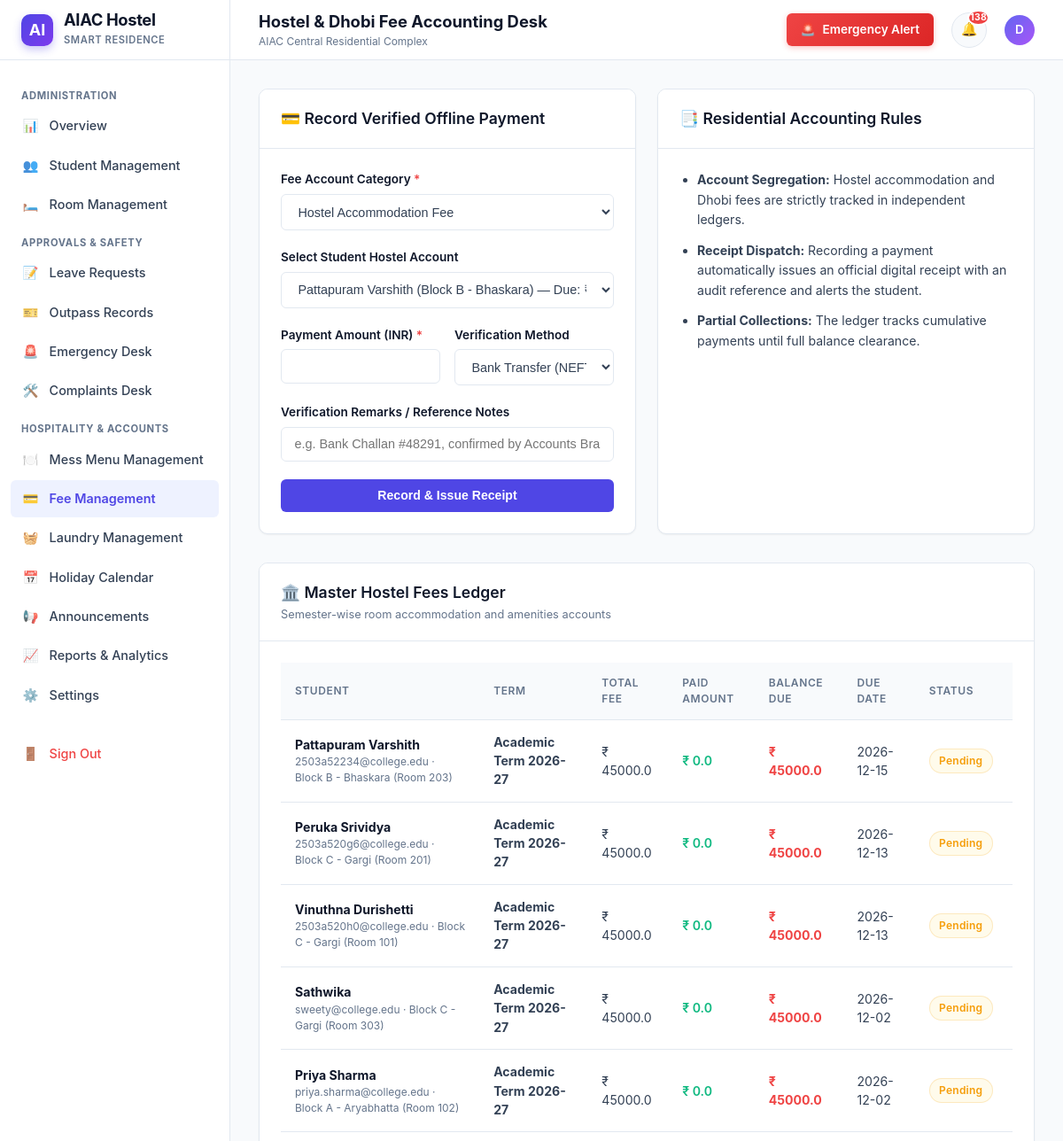
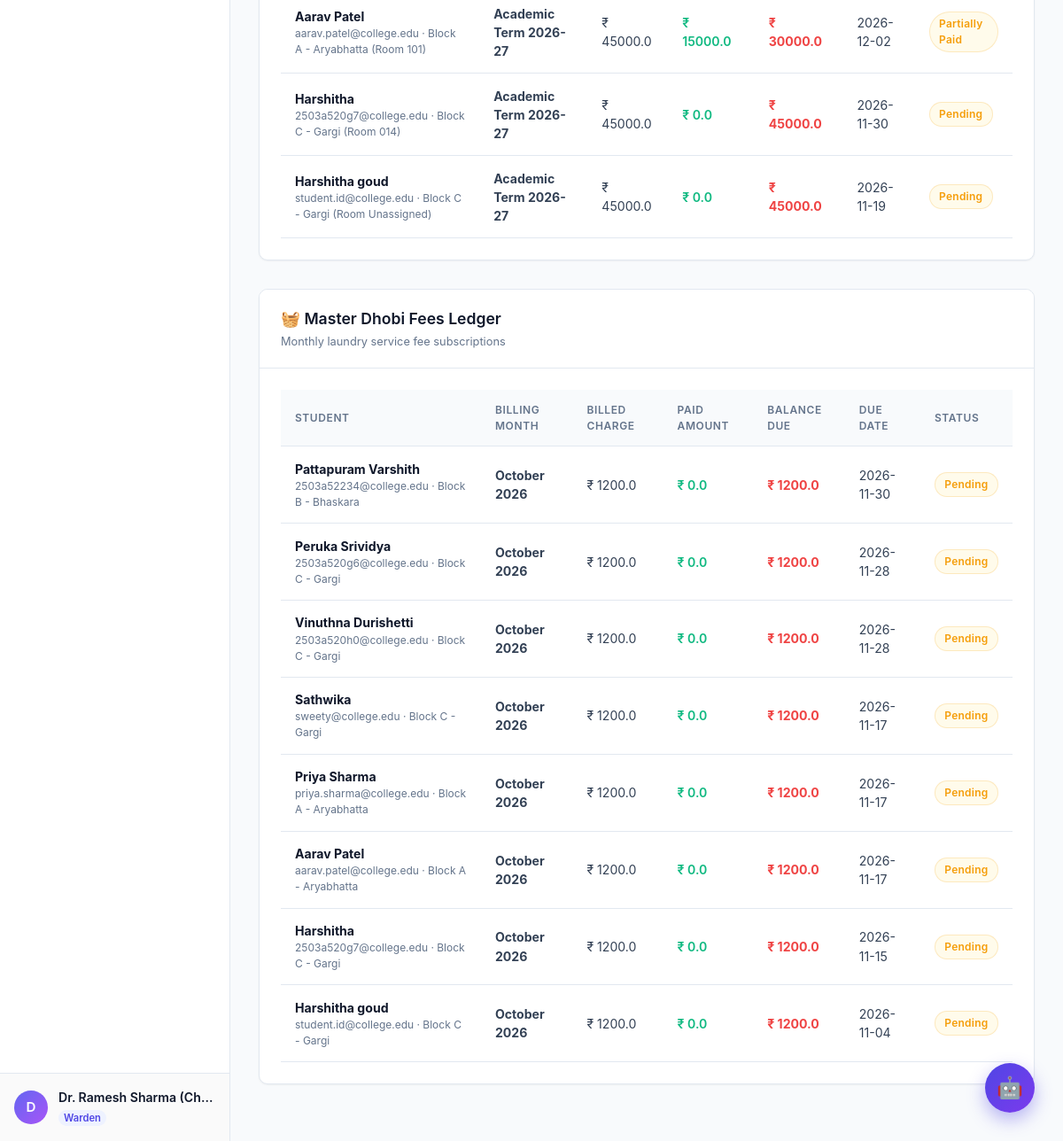
Screenshot of /warden/fees (signed in) with the database file from the repository (2 pictures, top to bottom).
### tables this page shows
CREATE TABLE users (
        id INTEGER PRIMARY KEY AUTOINCREMENT,
        name TEXT NOT NULL,
        email TEXT NOT NULL UNIQUE,
        password_hash TEXT NOT NULL,
        role TEXT NOT NULL DEFAULT 'student',
        hostel_block TEXT,
        academic_year TEXT,
        room_id INTEGER,
        phone TEXT,
        status TEXT DEFAULT 'active',
        created_at TIMESTAMP DEFAULT CURRENT_TIMESTAMP,
        updated_at TIMESTAMP DEFAULT CURRENT_TIMESTAMP, student_id TEXT, department TEXT, guardian_name TEXT, guardian_phone TEXT, room_number TEXT, room_type TEXT,
        FOREIGN KEY (room_id) REFERENCES rooms(id) ON DELETE SET NULL
    );

CREATE TABLE system_settings (
        key TEXT PRIMARY KEY,
        value TEXT NOT NULL,
        description TEXT
    );

CREATE TABLE hostel_fee_records (
        id INTEGER PRIMARY KEY AUTOINCREMENT,
        user_id INTEGER NOT NULL,
        academic_term TEXT NOT NULL,
        total_amount REAL NOT NULL DEFAULT 45000.0,
        amount_paid REAL NOT NULL DEFAULT 0.0,
        due_date DATE NOT NULL,
        status TEXT DEFAULT 'Pending',
        notes TEXT,
        created_at TIMESTAMP DEFAULT CURRENT_TIMESTAMP,
        updated_at TIMESTAMP DEFAULT CURRENT_TIMESTAMP,
        FOREIGN KEY (user_id) REFERENCES users(id) ON DELETE CASCADE
    );

CREATE TABLE rooms (
        id INTEGER PRIMARY KEY AUTOINCREMENT,
        block_id INTEGER NOT NULL,
        room_number TEXT NOT NULL,
        floor INTEGER DEFAULT 1,
        capacity INTEGER NOT NULL DEFAULT 2,
        occupancy INTEGER NOT NULL DEFAULT 0,
        status TEXT DEFAULT 'available',
        notes TEXT,
        created_at TIMESTAMP DEFAULT CURRENT_TIMESTAMP, room_type TEXT DEFAULT 'Double Sharing Standard',
        FOREIGN KEY (block_id) REFERENCES hostel_blocks(id) ON DELETE CASCADE,
        UNIQUE (block_id, room_number)
    );

CREATE TABLE dhobi_fee_records (
        id INTEGER PRIMARY KEY AUTOINCREMENT,
        user_id INTEGER NOT NULL,
        month_year TEXT NOT NULL,
        total_amount REAL NOT NULL DEFAULT 1200.0,
        amount_paid REAL NOT NULL DEFAULT 0.0,
        due_date DATE NOT NULL,
        status TEXT DEFAULT 'Pending',
        notes TEXT,
        created_at TIMESTAMP DEFAULT CURRENT_TIMESTAMP,
        updated_at TIMESTAMP DEFAULT CURRENT_TIMESTAMP,
        FOREIGN KEY (user_id) REFERENCES users(id) ON DELETE CASCADE
    );

### app.py (the view, shortened to what this page needs)
@app.route('/warden/fees', methods=['GET', 'POST'])
@login_required
@warden_required
def warden_fees():
    conn = database.get_db()
    hostel_records = conn.execute('''
        SELECT f.*, u.name as student_name, u.email as student_email, u.hostel_block, r.room_number
        FROM hostel_fee_records f
        JOIN users u ON f.user_id = u.id
        LEFT JOIN rooms r ON u.room_id = r.id
        ORDER BY f.created_at DESC
    ''').fetchall()
    dhobi_records = conn.execute('''
        SELECT d.*, u.name as student_name, u.email as student_email, u.hostel_block
        FROM dhobi_fee_records d
        JOIN users u ON d.user_id = u.id
        ORDER BY d.created_at DESC
    ''').fetchall()
    conn.close()
    return render_template('warden_fees.html', hostel_records=hostel_records, dhobi_records=dhobi_records)

### templates/warden_fees.html (shortened to what this page needs)
{% extends "base.html" %}
{% block page_title %}Hostel & Dhobi Fee Accounting Desk{% endblock %}
{% block content %}
<div style="display: grid; grid-template-columns: repeat(auto-fit, minmax(340px, 1fr)); gap: 1.5rem; margin-bottom: 2rem;">
  <div class="content-card" style="margin-bottom: 0;">
    <div class="card-header-bar">
      <h3>💳 Record Verified Offline Payment</h3>
    </div>
    <div class="card-body">
      <form action="{{ url_for('warden_fees') }}" method="POST">
        <div class="form-group">
          <label class="form-label" for="fee_type">Fee Account Category <span style="color:var(--danger)">*</span></label>
          <select id="fee_type" name="fee_type" class="form-select" onchange="toggleFeeRecordList()" required>
            <option value="hostel">Hostel Accommodation Fee</option>
          </select>
        </div>
        <div class="form-group" id="hostelRecordGroup">
          <label class="form-label" for="hostel_record_id">Select Student Hostel Account</label>
          <select id="hostel_record_id" name="record_id" class="form-select">
            {% for h in hostel_records %}
              {% set bal = h.total_amount - h.amount_paid %}
              <option value="{{ h.id }}" data-due="{{ bal }}">
                {{ h.student_name }} ({{ h.hostel_block }}) — Due: ₹{{ bal | round(2) }} [{{ h.academic_term }}]
              </option>
            {% endfor %}
          </select>
        </div>
        <div class="form-row">
          <div class="form-group">
            <label class="form-label" for="amount">Payment Amount (INR) <span style="color:var(--danger)">*</span></label>
            <input type="number" id="amount" name="amount" step="0.01" min="1" class="form-control" required>
          </div>
          <div class="form-group">
            <label class="form-label" for="payment_method">Verification Method</label>
            <select id="payment_method" name="payment_method" class="form-select">
              <option value="Bank Transfer (NEFT/RTGS)">Bank Transfer (NEFT/RTGS)</option>
            </select>
          </div>
        </div>
        <div class="form-group">
          <label class="form-label" for="notes">Verification Remarks / Reference Notes</label>
          <input type="text" id="notes" name="notes" class="form-control"
                 placeholder="e.g. Bank Challan #48291, confirmed by Accounts Branch">
        </div>
        <button type="submit" class="btn btn-primary btn-block">
          Record & Issue Receipt
        </button>
      </form>
    </div>
  </div>
  <div class="content-card" style="margin-bottom: 0;">
    <div class="card-header-bar">
      <h3>📑 Residential Accounting Rules</h3>
    </div>
    <div class="card-body" style="font-size: 0.88rem; color: var(--slate-text); line-height: 1.6;">
      <ul style="padding-left: 1.25rem; display: grid; gap: 0.75rem;">
        <li><b>Account Segregation:</b> Hostel accommodation and Dhobi fees are strictly tracked in independent ledgers.</li>
        <li><b>Receipt Dispatch:</b> Recording a payment automatically issues an official digital receipt with an audit reference and alerts the student.</li>
        <li><b>Partial Collections:</b> The ledger tracks cumulative payments until full balance clearance.</li>
      </ul>
    </div>
  </div>
</div>
<div class="content-card">
  <div class="card-header-bar">
    <div>
      <h3>🏛️ Master Hostel Fees Ledger</h3>
      <p>Semester-wise room accommodation and amenities accounts</p>
    </div>
  </div>
  <div class="card-body">
    <div class="table-responsive">
      <table class="modern-table">
        <thead>
          <tr>
            <th>Student</th>
            <th>Term</th>
            <th>Total Fee</th>
            <th>Paid Amount</th>
            <th>Balance Due</th>
            <th>Due Date</th>
            <th>Status</th>
          </tr>
        </thead>
        <tbody>
          {% for h in hostel_records %}
            {% set bal = h.total_amount - h.amount_paid %}
            <tr>
              <td>
                <div style="font-weight: 700; color: var(--dark-navy);">{{ h.student_name }}</div>
                <div style="font-size: 0.75rem; color: var(--muted-text);">{{ h.student_email }} · {{ h.hostel_block }} (Room {{ h.room_number or 'Unassigned' }})</div>
              </td>
              <td><b>{{ h.academic_term }}</b></td>
              <td>₹ {{ h.total_amount | round(2) }}</td>
              <td style="color: var(--success); font-weight: 600;">₹ {{ h.amount_paid | round(2) }}</td>
              <td style="font-weight: 700; color: {{ 'var(--danger)' if bal > 0 else 'var(--muted-text)' }};">
                ₹ {{ bal | round(2) }}
              </td>
              <td>{{ h.due_date }}</td>
              <td>
                <span class="badge badge-{{ 'success' if h.status == 'Paid' else 'warning' }}">
                  {{ h.status }}
                </span>
              </td>
            </tr>
          {% endfor %}
        </tbody>
      </table>
    </div>
  </div>
</div>
<div class="content-card">
  <div class="card-header-bar">
    <div>
      <h3>🧺 Master Dhobi Fees Ledger</h3>
      <p>Monthly laundry service fee subscriptions</p>
    </div>
  </div>
  <div class="card-body">
    <div class="table-responsive">
      <table class="modern-table">
        <thead>
          <tr>
            <th>Student</th>
            <th>Billing Month</th>
            <th>Billed Charge</th>
            <th>Paid Amount</th>
            <th>Balance Due</th>
            <th>Due Date</th>
            <th>Status</th>
          </tr>
        </thead>
        <tbody>
          {% for d in dhobi_records %}
            {% set bal = d.total_amount - d.amount_paid %}
            <tr>
              <td>
                <div style="font-weight: 700; color: var(--dark-navy);">{{ d.student_name }}</div>
                <div style="font-size: 0.75rem; color: var(--muted-text);">{{ d.student_email }} · {{ d.hostel_block }}</div>
              </td>
              <td><b>{{ d.month_year }}</b></td>
              <td>₹ {{ d.total_amount | round(2) }}</td>
              <td style="color: var(--success); font-weight: 600;">₹ {{ d.amount_paid | round(2) }}</td>
              <td style="font-weight: 700; color: {{ 'var(--danger)' if bal > 0 else 'var(--muted-text)' }};">
                ₹ {{ bal | round(2) }}
              </td>
              <td>{{ d.due_date }}</td>
              <td>
                <span class="badge badge-{{ 'success' if d.status == 'Paid' else 'warning' }}">
                  {{ d.status }}
                </span>
              </td>
            </tr>
          {% endfor %}
        </tbody>
      </table>
    </div>
  </div>
</div>
{% endblock %}

### templates/base.html (shortened to what this page needs)
<!DOCTYPE html>
<html lang="en">
<head>
  <link rel="stylesheet" href="{{ url_for('static', filename='css/style.css') }}">
</head>
<body>
<div class="app-wrapper">
  <aside class="sidebar" id="sidebar">
    <div class="sidebar-header">
      <div class="brand-logo">AI</div>
      <div class="brand-text">
        <h1>AIAC Hostel</h1>
        <span>Smart Residence</span>
      </div>
    </div>
    <nav class="sidebar-nav">
      {% if current_user and current_user.role == 'warden' %}
        <div class="nav-group-label">Administration</div>
        <a href="{{ url_for('warden_dashboard') }}" class="nav-item {% if request.path == '/warden/dashboard' %}active{% endif %}">
          <span class="icon">📊</span> Overview
        </a>
        <a href="{{ url_for('warden_students') }}" class="nav-item {% if '/warden/students' in request.path %}active{% endif %}">
          <span class="icon">👥</span> Student Management
        </a>
        <a href="{{ url_for('warden_rooms') }}" class="nav-item {% if '/warden/rooms' in request.path %}active{% endif %}">
          <span class="icon">🛏️</span> Room Management
        </a>
        <div class="nav-group-label">Approvals & Safety</div>
        <a href="{{ url_for('warden_leave_requests') }}" class="nav-item {% if '/warden/leave-requests' in request.path %}active{% endif %}">
          <span class="icon">📝</span> Leave Requests
        </a>
        <a href="{{ url_for('warden_outpasses') }}" class="nav-item {% if '/warden/outpasses' in request.path %}active{% endif %}">
          <span class="icon">🎫</span> Outpass Records
        </a>
        <a href="{{ url_for('warden_emergencies') }}" class="nav-item {% if '/warden/emergencies' in request.path %}active{% endif %}">
          <span class="icon">🚨</span> Emergency Desk
        </a>
        <a href="{{ url_for('warden_complaints') }}" class="nav-item {% if '/warden/complaints' in request.path %}active{% endif %}">
          <span class="icon">🛠️</span> Complaints Desk
        </a>
        <div class="nav-group-label">Hospitality & Accounts</div>
        <a href="{{ url_for('warden_mess_menu') }}" class="nav-item {% if '/warden/mess-menu' in request.path %}active{% endif %}">
          <span class="icon">🍽️</span> Mess Menu Management
        </a>
        <a href="{{ url_for('warden_fees') }}" class="nav-item {% if '/warden/fees' in request.path %}active{% endif %}">
          <span class="icon">💳</span> Fee Management
        </a>
        <a href="{{ url_for('warden_laundry') }}" class="nav-item {% if '/warden/laundry' in request.path %}active{% endif %}">
          <span class="icon">🧺</span> Laundry Management
        </a>
        <a href="{{ url_for('holiday_calendar') }}" class="nav-item {% if request.path == '/holiday-calendar' %}active{% endif %}">
          <span class="icon">📅</span> Holiday Calendar
        </a>
        <a href="{{ url_for('warden_announcements') }}" class="nav-item {% if '/warden/announcements' in request.path %}active{% endif %}">
          <span class="icon">📢</span> Announcements
        </a>
        <a href="{{ url_for('warden_reports') }}" class="nav-item {% if '/warden/reports' in request.path %}active{% endif %}">
          <span class="icon">📈</span> Reports & Analytics
        </a>
        <a href="{{ url_for('warden_settings') }}" class="nav-item {% if '/warden/settings' in request.path %}active{% endif %}">
          <span class="icon">⚙️</span> Settings
        </a>
      {% endif %}
      <div style="margin-top: 1.5rem;">
        <a href="{{ url_for('logout') }}" class="nav-item" style="color: var(--danger);">
          <span class="icon">🚪</span> Sign Out
        </a>
      </div>
    </nav>
    {% if current_user %}
    <div class="sidebar-footer">
      <div class="user-quick-profile">
        <div class="avatar-circle">
          {{ current_user.name[0] | upper }}
        </div>
        <div class="user-info-text">
          <div class="name">{{ current_user.name }}</div>
          <div class="role-badge">{{ current_user.role | capitalize }}</div>
        </div>
      </div>
    </div>
    {% endif %}
  </aside>
  <div class="main-wrapper">
    <header class="topbar">
      <div class="topbar-left">
        <div class="topbar-title">
          <h2>{% block page_title %}Dashboard{% endblock %}</h2>
          <p>{{ hostel_name }}</p>
        </div>
      </div>
      <div class="topbar-right">
        {% if current_user %}
          <a href="{{ url_for('emergency_support') if current_user.role == 'student' else url_for('warden_emergencies') }}" class="emergency-btn-top">
            <span>🚨</span> Emergency Alert
          </a>
          <a href="{{ url_for('notifications') }}" class="notification-bell" title="Notifications">
            <span>🔔</span>
            {% if unread_notifications_count > 0 %}
              <span class="badge">{{ unread_notifications_count }}</span>
            {% endif %}
          </a>
          <a href="{{ url_for('profile') if current_user.role == 'student' else url_for('warden_settings') }}" style="display:flex; align-items:center; gap:0.5rem; text-decoration:none;">
            <div class="avatar-circle" style="width:34px; height:34px; font-size:0.85rem;">
              {{ current_user.name[0] | upper }}
            </div>
          </a>
        {% else %}
          <div style="display:flex; gap:0.5rem;">
            <a href="{{ url_for('login') }}" class="btn btn-primary btn-sm">Sign In</a>
            <a href="{{ url_for('register') }}" class="btn btn-secondary btn-sm">Register</a>
          </div>
        {% endif %}
      </div>
    </header>
    <main class="page-container">
      {% block content %}{% endblock %}
    </main>
  </div>
</div>
<button class="chatbot-toggle-btn" id="chatbotToggle" title="Ask AIAC Virtual Assistant" aria-label="Open AI Hostel Assistant">
  🤖
</button>
</body>
</html>

### rows the page displays
users: name "D", name "Dr. Ramesh Sharma (Ch…", role "Warden"
system_settings: value "AIAC Central Residential Complex"
hostel_fee_records: student_name "Pattapuram Varshith", student_email "2503a52234@college.edu", hostel_block "Block B - Bhaskara", room_number "203", academic_term "Academic Term 2026-27", total_amount "45000.0", amount_paid "0.0", due_date "2026-12-15", status "Pending"
hostel_fee_records: student_name "Peruka Srividya", student_email "2503a520g6@college.edu", hostel_block "Block C - Gargi", room_number "201", academic_term "Academic Term 2026-27", total_amount "45000.0", amount_paid "0.0", due_date "2026-12-13", status "Pending"
hostel_fee_records: student_name "Vinuthna Durishetti", student_email "2503a520h0@college.edu", hostel_block "Block C - Gargi", room_number "101", academic_term "Academic Term 2026-27", total_amount "45000.0", amount_paid "0.0", due_date "2026-12-13", status "Pending"
hostel_fee_records: student_name "Sathwika", student_email "sweety@college.edu", hostel_block "Block C - Gargi", room_number "303", academic_term "Academic Term 2026-27", total_amount "45000.0", amount_paid "0.0", due_date "2026-12-02", status "Pending"
hostel_fee_records: student_name "Priya Sharma", student_email "priya.sharma@college.edu", hostel_block "Block A - Aryabhatta", room_number "102", academic_term "Academic Term 2026-27", total_amount "45000.0", amount_paid "0.0", due_date "2026-12-02", status "Pending"
hostel_fee_records: student_name "Aarav Patel", student_email "aarav.patel@college.edu", hostel_block "Block A - Aryabhatta", room_number "101", academic_term "Academic Term 2026-27", total_amount "45000.0", amount_paid "15000.0", bal "30000.0", due_date "2026-12-02", status "Partially Paid"
hostel_fee_records: student_name "Harshitha", student_email "2503a520g7@college.edu", hostel_block "Block C - Gargi", room_number "014", academic_term "Academic Term 2026-27", total_amount "45000.0", amount_paid "0.0", due_date "2026-11-30", status "Pending"
hostel_fee_records: student_name "Harshitha goud", student_email "student.id@college.edu", hostel_block "Block C - Gargi", room_number "Unassigned", academic_term "Academic Term 2026-27", total_amount "45000.0", amount_paid "0.0", due_date "2026-11-19", status "Pending"
dhobi_fee_records: student_name "Pattapuram Varshith", student_email "2503a52234@college.edu", hostel_block "Block B - Bhaskara", month_year "October 2026", total_amount "1200.0", amount_paid "0.0", due_date "2026-11-30", status "Pending"
dhobi_fee_records: student_name "Peruka Srividya", student_email "2503a520g6@college.edu", hostel_block "Block C - Gargi", month_year "October 2026", total_amount "1200.0", amount_paid "0.0", due_date "2026-11-28", status "Pending"
dhobi_fee_records: student_name "Vinuthna Durishetti", student_email "2503a520h0@college.edu", hostel_block "Block C - Gargi", month_year "October 2026", total_amount "1200.0", amount_paid "0.0", due_date "2026-11-28", status "Pending"
dhobi_fee_records: student_name "Sathwika", student_email "sweety@college.edu", hostel_block "Block C - Gargi", month_year "October 2026", total_amount "1200.0", amount_paid "0.0", due_date "2026-11-17", status "Pending"
dhobi_fee_records: student_name "Priya Sharma", student_email "priya.sharma@college.edu", hostel_block "Block A - Aryabhatta", month_year "October 2026", total_amount "1200.0", amount_paid "0.0", due_date "2026-11-17", status "Pending"
dhobi_fee_records: student_name "Aarav Patel", student_email "aarav.patel@college.edu", hostel_block "Block A - Aryabhatta", month_year "October 2026", total_amount "1200.0", amount_paid "0.0", due_date "2026-11-17", status "Pending"
dhobi_fee_records: student_name "Harshitha", student_email "2503a520g7@college.edu", hostel_block "Block C - Gargi", month_year "October 2026", total_amount "1200.0", amount_paid "0.0", due_date "2026-11-15", status "Pending"
dhobi_fee_records: student_name "Harshitha goud", student_email "student.id@college.edu", hostel_block "Block C - Gargi", month_year "October 2026", total_amount "1200.0", amount_paid "0.0", due_date "2026-11-04", status "Pending"

### other values shown
{{ unread_notifications_count }} "138"
form field record_id "Pattapuram Varshith (Block B - Bhaskara) — Due: ₹45000.0 [Academic Term 2026-27]"
